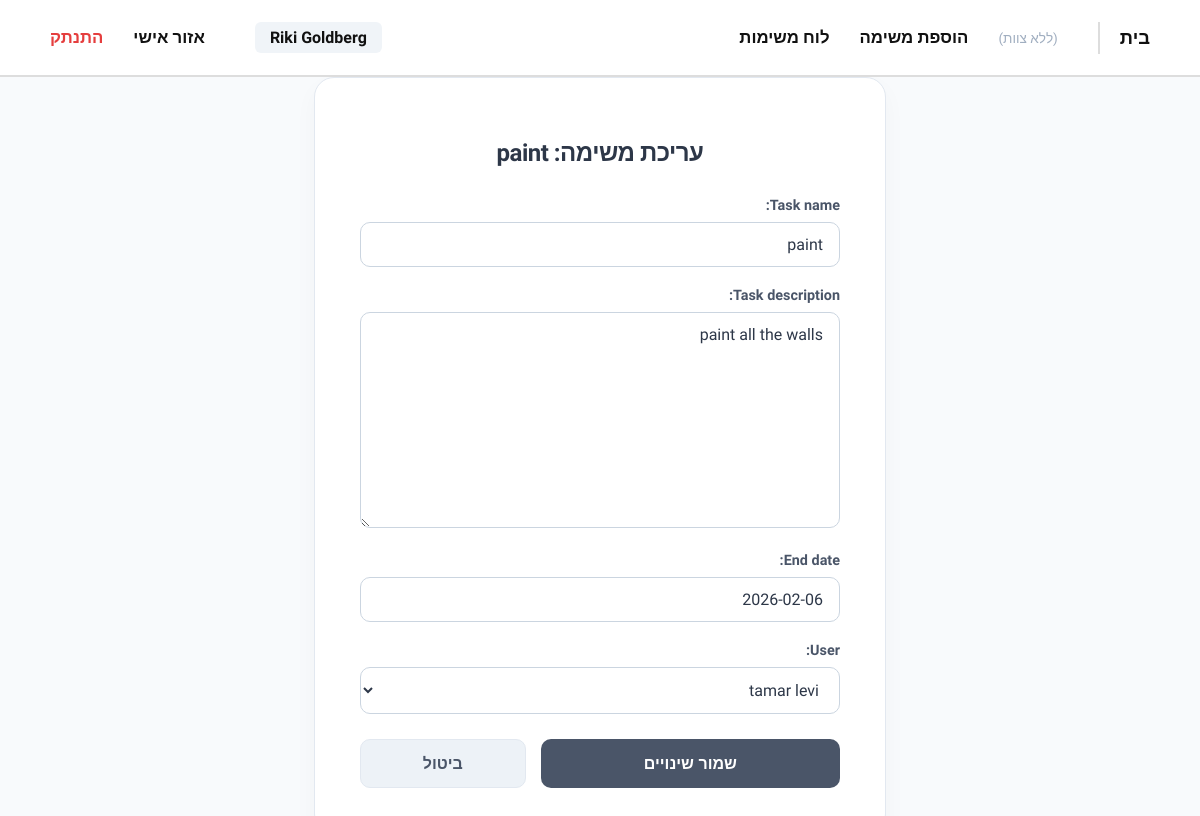
The page /editTask/1/ (signed in) on the database its author committed.
### DjangoApp/models.py (models this page shows, shortened)
class User(AbstractUser):
    class Role(models.TextChoices):
        MANAGER = 'מנהל', 'מנהל'
        WORKER = 'עובד', 'עובד'
    id = models.AutoField(primary_key=True)
    role = models.CharField(
        max_length=20,
        choices=Role.choices,
        default=Role.WORKER
    )
    team = models.ForeignKey(
        'Team',
        on_delete=models.SET_NULL,
        null=True,
        blank=True,
        related_name="team_users"
    )
    def __str__(self):
        return f"{self.first_name} {self.last_name}"

class Task(models.Model):
    class Status(models.TextChoices):
        NEW = 'חדש', 'חדש'
        IN_PROGRESS = 'בתהליך', 'בתהליך'
        DONE = 'הושלם', 'הושלם'
    id = models.AutoField(primary_key=True)
    task_name = models.CharField(max_length=100)
    task_description = models.TextField()
    end_date = models.DateField()
    status = models.CharField(
        max_length=20,
        choices=Status.choices,
        default=Status.NEW
    )
    user = models.ForeignKey(
        'User',
        on_delete=models.SET_NULL,
        null=True,
        blank=True,
        related_name="user_tasks"
    )
    team_name = models.ForeignKey(
        'Team',
        on_delete=models.SET_NULL,
        null=True,
        blank=True,
        related_name="team_tasks"
    )

### DjangoApp/views.py (the view)
# urls.py: path('editTask/<int:id>/', views.editTask, name='editTask'),
def editTask(request, id):
    if request.user.role != "מנהל":
        return HttpResponseForbidden("אין לך הרשאה")
    task = get_object_or_404(Task, id=id)
    if request.method == "POST":
        form = TaskForm(request.POST, instance=task)
        if form.is_valid():
            form.save()
            return redirect('getAllTasks')
    else:
        form = TaskForm(instance=task)
    return render(request, "editTask.html", {"form": form, "task": task})

### DjangoApp/forms.py
class TaskForm(forms.ModelForm):
    class Meta:
        model = Task
        fields = ('task_name', 'task_description', 'end_date', 'user')

### templates/editTask.html (shortened to what this page needs)
{% extends 'navBar.html' %}
{% block content %}
<div class="form-wrapper">
    <div class="form-container">
        <h1>עריכת משימה: <span>{{ task.task_name }}</span></h1>
        <form method="POST">
            {{ form.as_p }}
            <div class="actions">
                <button type="submit" class="btn-save">שמור שינויים</button>
                <a class="a-cencel" href="{% url 'getAllTasks' %}">ביטול</a>
            </div>
        </form>
    </div>
</div>
{% endblock %}

### templates/navBar.html (shortened to what this page needs)
<!DOCTYPE html>
<html lang="he" dir="rtl">
<head>
</head>
<body>
    <nav>
        <div class="nav-links">
            <a href="{% url 'home' %}" class="special-link">בית</a>
            {% if user.is_authenticated %}
                {% if user.team and user.role != "מנהל"%}
                    <a href="{% url 'getTeamsTasks' team=user.team.team_name %}">משימות צוות</a>
                {% else %}
                    <span class="no-team-tag">(ללא צוות)</span>
                {% endif %}
                {% if user.role == "מנהל" %}
                    <a href="{% url 'addTask' %}">הוספת משימה</a>
                    <a href="{% url 'getAllTasks' %}">לוח משימות</a>
                {% endif %}
            {% endif %}
        </div>
        <div class="nav-links">
            {% if user.is_authenticated %}
                <span class="user-greeting">{{ user.first_name }} {{ user.last_name }}</span>
                <a href="{% url 'personalArea' %}">אזור אישי</a>
                <a href="{% url 'logout' %}" class="logout-link">התנתק</a>
            {% else %}
                <a href="{% url 'login' %}">התחברות</a>
                <a href="{% url 'register' %}" class="special-link">הרשמה למערכת</a>
            {% endif %}
        </div>
    </nav>
    <div class="content">
        {% block content %}
        {% endblock %}
    </div>
</body>
</html>

### templates/navBar.html (style rules this page uses)
:root { --nav-bg: #ffffff; --text-main: #111111; --text-muted: #4a5568; --border-color: #dddddd; --accent-color: #000000; }
body { font-family: 'Assistant', sans-serif; background-color: #f4f7f6; margin: 0; color: var(--text-main); }
nav { background: var(--nav-bg); padding: 0 50px; height: 75px; display: flex; align-items: center; justify-content: space-between; border-bottom: 2px solid var(--border-color); position: sticky; top: 0; z-index: 1000; }
.nav-links { display: flex; align-items: center; gap: 30px; }
nav a { color: var(--text-main); text-decoration: none; font-size: 1.05rem; font-weight: 600; transition: all 0.2s ease; padding: 5px 0; }
.special-link { font-weight: 800 !important; font-size: 1.15rem; border-left: 2px solid var(--border-color); padding-left: 20px; margin-left: 10px; }
.user-greeting { font-size: 1rem; font-weight: 700; color: var(--text-main); background: #f0f4f8; padding: 6px 15px; border-radius: 6px; margin-left: 20px; }
.logout-link { color: #e53e3e; font-weight: 700; }
.content { max-width: 1200px; margin: 0 auto; min-height: calc(100vh - 75px); }
.no-team-tag { font-size: 0.85rem; color: #a0aec0; font-weight: 400; }

### templates/editTask.html (style rules this page uses)
.form-wrapper { display: flex; justify-content: center; align-items: center; min-height: 85vh; background-color: #f8fafc; }
.form-container { background: #ffffff; padding: 45px; border-radius: 20px; width: 100%; max-width: 480px; box-shadow: 0 10px 25px rgba(0, 0, 0, 0.03); border: 1px solid #e2e8f0; }
h1 { text-align: center; margin-bottom: 30px; color: #2d3748; font-size: 24px; font-weight: 700; letter-spacing: -0.5px; }
form p { margin-bottom: 20px; text-align: right; direction: rtl; }
form label { display: block; margin-bottom: 8px; font-weight: 600; color: #4a5568; font-size: 0.9rem; }
input, textarea, select { width: 100%; padding: 12px 16px; border-radius: 10px; border: 1px solid #cbd5e0; font-size: 16px; color: #2d3748; background-color: #ffffff; transition: all 0.2s ease; box-sizing: border-box; font-family: inherit; }
.actions { display: flex; gap: 15px; margin-top: 25px; direction: rtl; }
.btn-save { flex: 2; padding: 14px; border: none; border-radius: 10px; background-color: #4a5568; color: #fff; font-size: 16px; font-weight: 700; cursor: pointer; transition: all 0.3s ease; }
.a-cencel { flex: 1; padding: 14px; border-radius: 10px; background-color: #edf2f7; color: #4a5568; font-size: 16px; font-weight: 600; text-align: center; text-decoration: none; transition: all 0.2s ease; border: 1px solid #e2e8f0; }

### rows shown on the page
User: first_name "Riki", last_name "Goldberg"
Task: task_name "paint", task_description "paint all the walls", end_date "2026-02-06", user "tamar levi"
